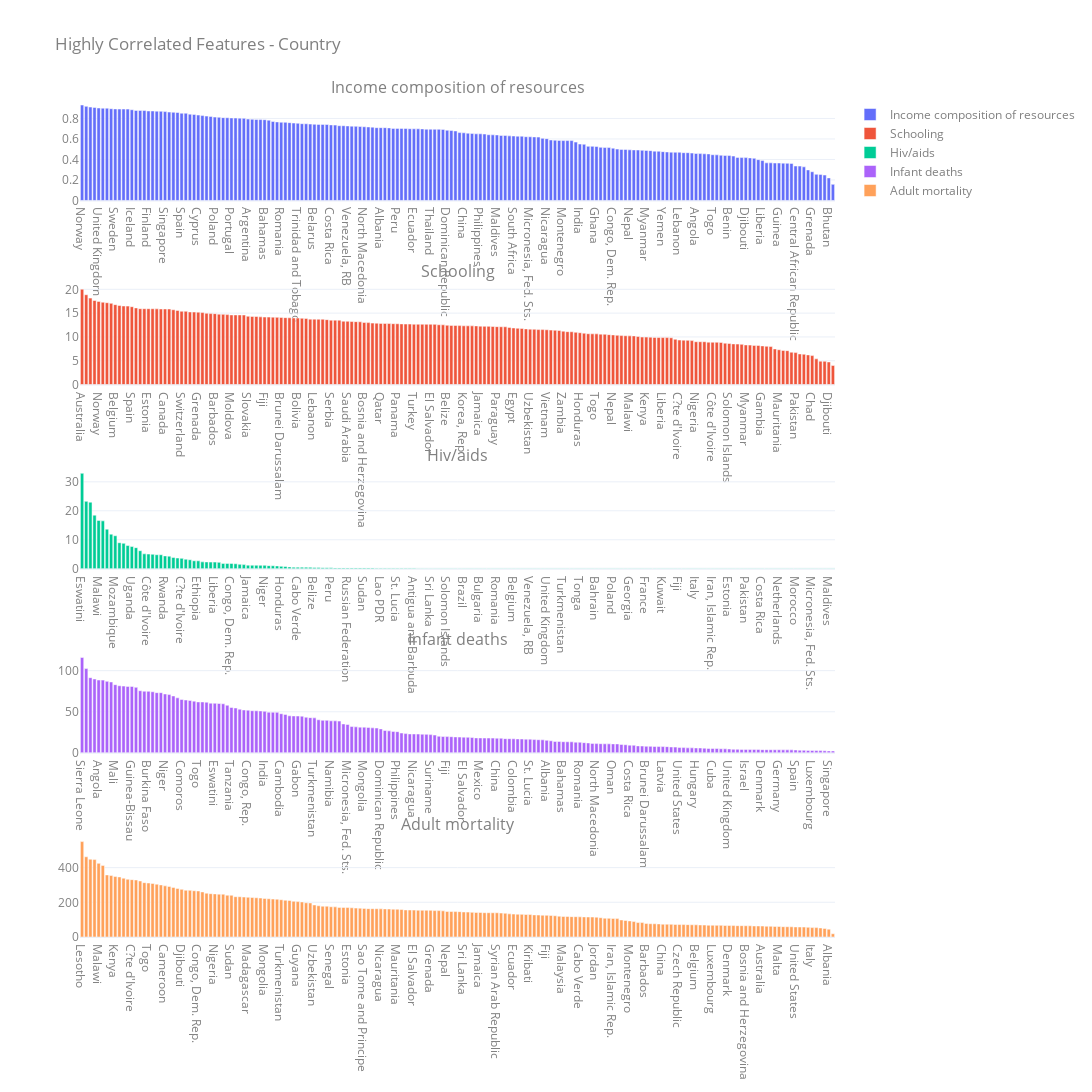

The cell this chart's notebook holds for it:
### Code cell
# 상관관계가 높은 feature 선택
cols = ['INCOME_COMPOSITION_OF_RESOURCES', 'SCHOOLING', 'HIV/AIDS', 'INFANT_DEATHS', 'ADULT_MORTALITY']
lower_cols = [col.lower().capitalize().replace('_', ' ') for col in cols]

fig = make_subplots(rows=5, cols=1, subplot_titles=lower_cols)

for i in range(5):
    hdi_df = mean_df.sort_values(by=cols[i], ascending=False)
    fig.add_trace(go.Bar(x=hdi_df.index, 
                         y=hdi_df[cols[i]], 
                         name=lower_cols[i]), row=i+1, col=1)
    
fig.update_layout(title='Highly Correlated Features - Country', font_color="grey",
                  width=2000, height=1500, template="plotly_white")

fig.show()

### Figure 1 — Plotly figure (JSON) as saved in the notebook; plotly's stock layout.template omitted (floating-point values rounded to 4 significant figures; data arrays with more than 128 entries replaced by an {"elided": "..."} marker saying what was removed)
{"data": [{"name": "Income composition of resources", "type": "bar", "x": {"elided": "182 str values"}, "xaxis": "x", "y": {"elided": "182 float values"}, "yaxis": "y"}, {"name": "Schooling", "type": "bar", "x": {"elided": "182 str values"}, "xaxis": "x2", "y": {"elided": "182 float values"}, "yaxis": "y2"}, {"name": "Hiv/aids", "type": "bar", "x": {"elided": "182 str values"}, "xaxis": "x3", "y": {"elided": "182 float values"}, "yaxis": "y3"}, {"name": "Infant deaths", "type": "bar", "x": {"elided": "182 str values"}, "xaxis": "x4", "y": {"elided": "182 float values"}, "yaxis": "y4"}, {"name": "Adult mortality", "type": "bar", "x": {"elided": "182 str values"}, "xaxis": "x5", "y": {"elided": "182 float values"}, "yaxis": "y5"}], "layout": {"annotations": [{"font": {"size": 16}, "showarrow": false, "text": "Income composition of resources", "x": 0.5, "xanchor": "center", "xref": "paper", "y": 1, "yanchor": "bottom", "yref": "paper"}, {"font": {"size": 16}, "showarrow": false, "text": "Schooling", "x": 0.5, "xanchor": "center", "xref": "paper", "y": 0.78, "yanchor": "bottom", "yref": "paper"}, {"font": {"size": 16}, "showarrow": false, "text": "Hiv/aids", "x": 0.5, "xanchor": "center", "xref": "paper", "y": 0.56, "yanchor": "bottom", "yref": "paper"}, {"font": {"size": 16}, "showarrow": false, "text": "Infant deaths", "x": 0.5, "xanchor": "center", "xref": "paper", "y": 0.34, "yanchor": "bottom", "yref": "paper"}, {"font": {"size": 16}, "showarrow": false, "text": "Adult mortality", "x": 0.5, "xanchor": "center", "xref": "paper", "y": 0.12, "yanchor": "bottom", "yref": "paper"}], "font": {"color": "grey"}, "height": 1500, "title": {"text": "Highly Correlated Features - Country"}, "width": 2000, "xaxis": {"anchor": "y", "domain": [0, 1]}, "xaxis2": {"anchor": "y2", "domain": [0, 1]}, "xaxis3": {"anchor": "y3", "domain": [0, 1]}, "xaxis4": {"anchor": "y4", "domain": [0, 1]}, "xaxis5": {"anchor": "y5", "domain": [0, 1]}, "yaxis": {"anchor": "x", "domain": [0.88, 1]}, "yaxis2": {"anchor": "x2", "domain": [0.66, 0.78]}, "yaxis3": {"anchor": "x3", "domain": [0.44, 0.56]}, "yaxis4": {"anchor": "x4", "domain": [0.22, 0.34]}, "yaxis5": {"anchor": "x5", "domain": [0, 0.12]}}}
